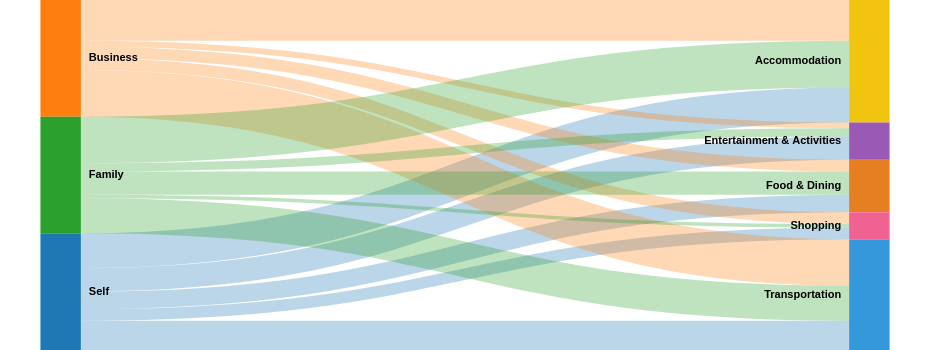

Describe this chart as a Vega-Lite specification.
### Vega specification from a JSON file in a GitHub repository (floating-point values rounded to 4 significant figures)
{"$schema": "https://vega.github.io/schema/vega/v5.0.json", "width": 930, "height": 350, "data": [{"name": "travel_budget_plan", "values": {"aggregations": {"table": {"buckets": [{"key": {"stk1": "Self", "stk2": "Accommodation"}, "doc_count": 30}, {"key": {"stk1": "Self", "stk2": "Transportation"}, "doc_count": 25}, {"key": {"stk1": "Self", "stk2": "Food & Dining"}, "doc_count": 15}, {"key": {"stk1": "Self", "stk2": "Entertainment & Activities"}, "doc_count": 20}, {"key": {"stk1": "Self", "stk2": "Shopping"}, "doc_count": 10}, {"key": {"stk1": "Business", "stk2": "Accommodation"}, "doc_count": 35}, {"key": {"stk1": "Business", "stk2": "Transportation"}, "doc_count": 40}, {"key": {"stk1": "Business", "stk2": "Food & Dining"}, "doc_count": 10}, {"key": {"stk1": "Business", "stk2": "Entertainment & Activities"}, "doc_count": 5}, {"key": {"stk1": "Business", "stk2": "Shopping"}, "doc_count": 10}, {"key": {"stk1": "Family", "stk2": "Accommodation"}, "doc_count": 40}, {"key": {"stk1": "Family", "stk2": "Transportation"}, "doc_count": 30}, {"key": {"stk1": "Family", "stk2": "Food & Dining"}, "doc_count": 20}, {"key": {"stk1": "Family", "stk2": "Entertainment & Activities"}, "doc_count": 7}, {"key": {"stk1": "Family", "stk2": "Shopping"}, "doc_count": 3}]}}}, "format": {"property": "aggregations.table.buckets"}, "transform": [{"type": "formula", "expr": "datum.key.stk1", "as": "stk1"}, {"type": "formula", "expr": "datum.key.stk2", "as": "stk2"}, {"type": "formula", "expr": "datum.doc_count", "as": "size"}]}, {"name": "nodes", "source": "travel_budget_plan", "transform": [{"type": "filter", "expr": "!groupSelector || groupSelector.stk1 == datum.stk1 || groupSelector.stk2 == datum.stk2"}, {"type": "formula", "expr": "datum.stk1+datum.stk2", "as": "key"}, {"type": "fold", "fields": ["stk1", "stk2"], "as": ["stack", "grpId"]}, {"type": "formula", "expr": "datum.stack == 'stk1' ? datum.stk1+' '+datum.stk2 : datum.stk2+' '+datum.stk1", "as": "sortField"}, {"type": "stack", "groupby": ["stack"], "sort": {"field": "sortField", "order": "descending"}, "field": "size"}, {"type": "formula", "expr": "(datum.y0+datum.y1)/2", "as": "yc"}]}, {"name": "groups", "source": "nodes", "transform": [{"type": "aggregate", "groupby": ["stack", "grpId"], "fields": ["size"], "ops": ["sum"], "as": ["total"]}, {"type": "stack", "groupby": ["stack"], "sort": {"field": "grpId", "order": "descending"}, "field": "total"}, {"type": "formula", "expr": "scale('y', datum.y0)", "as": "scaledY0"}, {"type": "formula", "expr": "scale('y', datum.y1)", "as": "scaledY1"}, {"type": "formula", "expr": "datum.stack == 'stk1'", "as": "rightLabel"}, {"type": "formula", "expr": "datum.total/domain('y')[1]", "as": "percentage"}]}, {"name": "destinationNodes", "source": "nodes", "transform": [{"type": "filter", "expr": "datum.stack == 'stk2'"}]}, {"name": "edges", "source": "nodes", "transform": [{"type": "filter", "expr": "datum.stack == 'stk1'"}, {"type": "lookup", "from": "destinationNodes", "key": "key", "fields": ["key"], "as": ["target"]}, {"type": "linkpath", "orient": "horizontal", "shape": "diagonal", "sourceY": {"expr": "scale('y', datum.yc)"}, "sourceX": {"expr": "scale('x', 'stk1') + bandwidth('x')"}, "targetY": {"expr": "scale('y', datum.target.yc)"}, "targetX": {"expr": "scale('x', 'stk2')"}}, {"type": "formula", "expr": "range('y')[0]-scale('y', datum.size)", "as": "strokeWidth"}, {"type": "formula", "expr": "datum.size/domain('y')[1]", "as": "percentage"}]}], "scales": [{"name": "x", "type": "band", "range": "width", "domain": ["stk1", "stk2"], "paddingOuter": 0.05, "paddingInner": 0.95}, {"name": "y", "type": "linear", "range": "height", "domain": {"data": "nodes", "field": "y1"}}, {"name": "color", "type": "ordinal", "range": ["#1f77b4", "#ff7f0e", "#2ca02c", "#f1c40f", "#3498db", "#e67e22", "#9b59b6", "#f06292"], "domain": {"data": "travel_budget_plan", "fields": ["stk1", "stk2"]}}, {"name": "stackNames", "type": "ordinal", "range": ["Source", "Destination"], "domain": ["stk1", "stk2"]}], "marks": [{"type": "path", "name": "edgeMark", "from": {"data": "edges"}, "clip": true, "encode": {"update": {"stroke": [{"test": "groupSelector && groupSelector.stack=='stk1'", "scale": "color", "field": "stk2"}, {"scale": "color", "field": "stk1"}], "strokeWidth": {"field": "strokeWidth"}, "path": {"field": "path"}, "strokeOpacity": {"signal": "!groupSelector && (groupHover.stk1 == datum.stk1 || groupHover.stk2 == datum.stk2) ? 0.9 : 0.3"}, "zindex": {"signal": "!groupSelector && (groupHover.stk1 == datum.stk1 || groupHover.stk2 == datum.stk2) ? 1 : 0"}, "tooltip": {"signal": "'Type Of Trip: ' + datum.stk1 + ' | Budget Category: ' + datum.stk2 + ' | Percentage of Budget: ' + format(datum.size, ',.0f') + '%'"}}, "hover": {"strokeOpacity": {"value": 1}}}}, {"type": "rect", "name": "groupMark", "from": {"data": "groups"}, "encode": {"enter": {"fill": {"scale": "color", "field": "grpId"}, "width": {"scale": "x", "band": 1}}, "update": {"x": {"scale": "x", "field": "stack"}, "y": {"field": "scaledY0"}, "y2": {"field": "scaledY1"}, "fillOpacity": {"value": 1}, "tooltip": {"signal": "datum.grpId + '   ' + format(datum.total, ',.0f') + '   (' + format(datum.percentage, '.1%') + ')'"}}, "hover": {"fillOpacity": {"value": 1}}}}, {"type": "text", "from": {"data": "groups"}, "interactive": false, "encode": {"update": {"x": {"signal": "scale('x', datum.stack) + (datum.rightLabel ? bandwidth('x') + 8 : -8)"}, "yc": {"signal": "(datum.scaledY0 + datum.scaledY1)/2"}, "align": {"signal": "datum.rightLabel ? 'left' : 'right'"}, "baseline": {"value": "middle"}, "fontWeight": {"value": "bold"}, "text": {"signal": "abs(datum.scaledY0-datum.scaledY1) > 13 ? datum.grpId : ''"}}}}, {"type": "group", "data": [{"name": "dataForShowAll", "values": [{}], "transform": [{"type": "filter", "expr": "groupSelector"}]}], "encode": {"enter": {"xc": {"signal": "width/2"}, "y": {"value": 30}, "width": {"value": 80}, "height": {"value": 30}}}, "marks": [{"type": "group", "name": "groupReset", "from": {"data": "dataForShowAll"}, "encode": {"enter": {"cornerRadius": {"value": 6}, "fill": {"value": "#f5f5f5"}, "stroke": {"value": "#c1c1c1"}, "strokeWidth": {"value": 2}, "height": {"field": {"group": "height"}}, "width": {"field": {"group": "width"}}}, "update": {"opacity": {"value": 1}}, "hover": {"opacity": {"value": 1}}}, "marks": [{"type": "text", "interactive": false, "encode": {"enter": {"xc": {"field": {"group": "width"}, "mult": 0.5}, "yc": {"field": {"group": "height"}, "mult": 0.5, "offset": -2}, "align": {"value": "center"}, "baseline": {"value": "middle"}, "fontWeight": {"value": "bold"}, "text": {"value": "Show All"}}}}]}]}], "signals": [{"name": "groupHover", "value": {}, "on": [{"events": "@groupMark:mouseover", "update": "{stk1:datum.stack=='stk1' && datum.grpId, stk2:datum.stack=='stk2' && datum.grpId}"}, {"events": "mouseout", "update": "{}"}]}, {"name": "groupSelector", "value": false, "on": [{"events": "@groupMark:click!", "update": "{stack:datum.stack, stk1:datum.stack=='stk1' && datum.grpId, stk2:datum.stack=='stk2' && datum.grpId}"}, {"events": [{"type": "click", "markname": "groupReset"}, {"type": "dblclick"}], "update": "false"}]}]}
